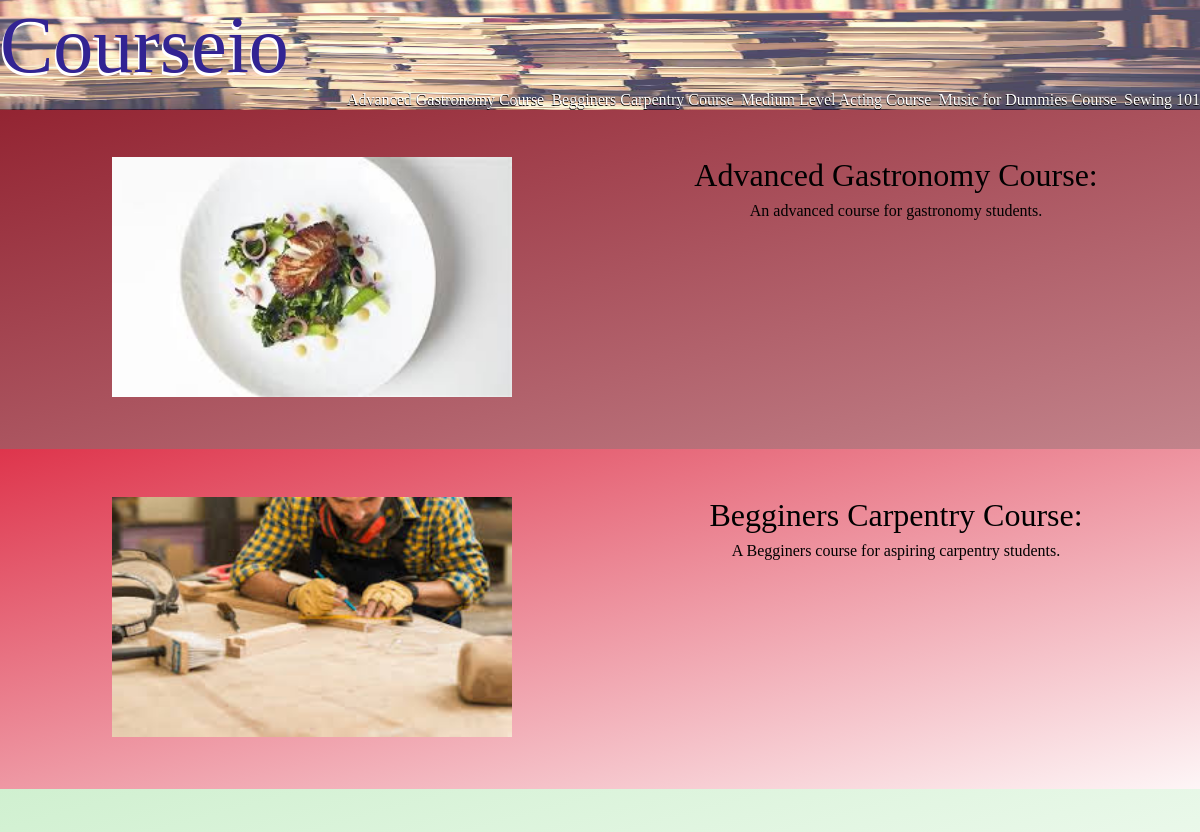
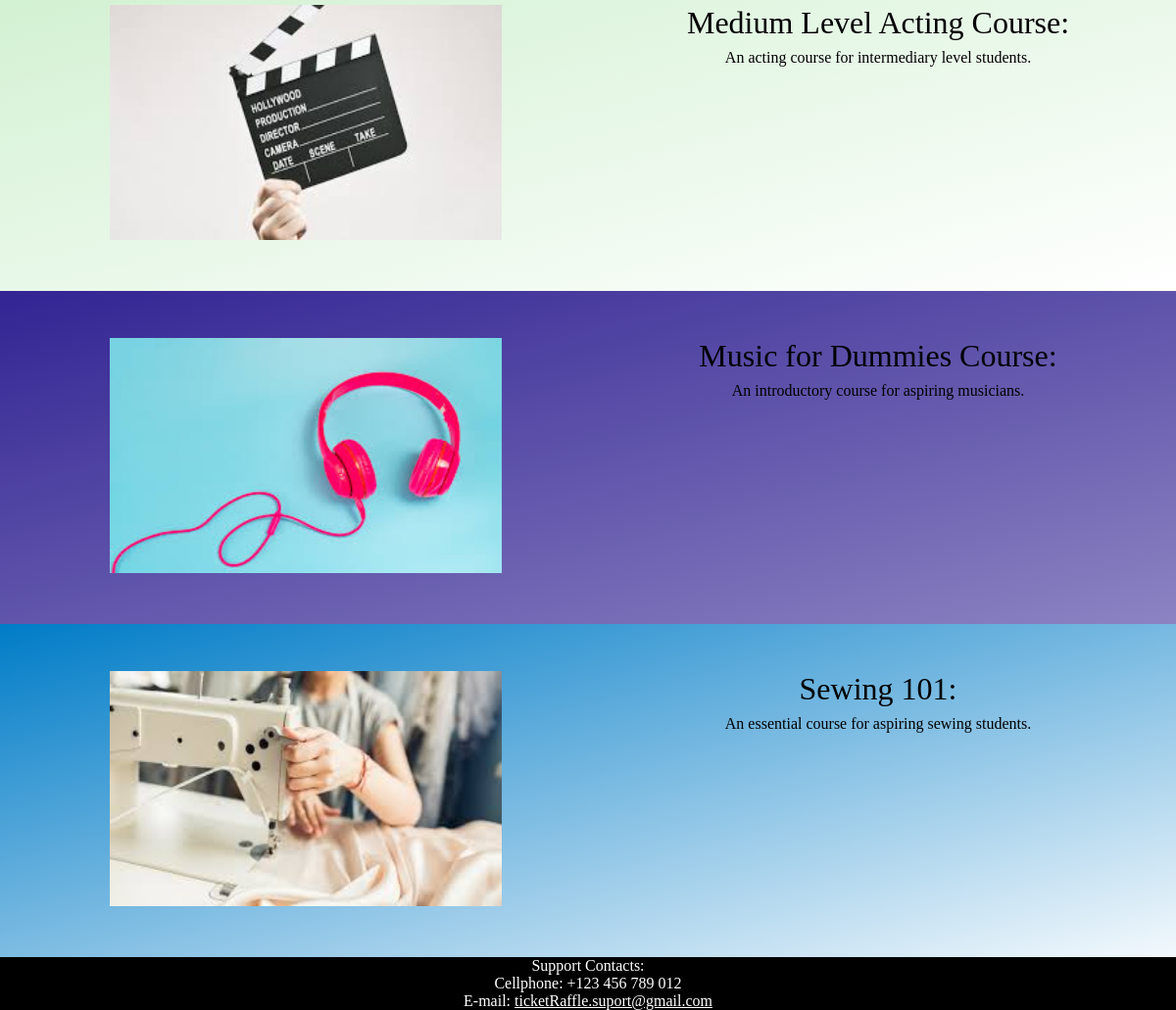
The app's page /cursoOnline/ with its own data (2 pictures, top to bottom).
### cursoOnline/models.py (models this page shows, shortened)
class Curso(models.Model):
    nome = models.CharField(max_length=200)
    descricao = models.CharField(max_length=2000)
    linkname = models.CharField(max_length=200, default="null")

### cursoOnline/views.py (the view)
def index(request):
    course_list = Curso.objects.all()[:5]
    template = loader.get_template('cursoOnline/index.html')
    context = {'course_list': course_list }
    return HttpResponse(template.render(context, request))

### cursoOnline/templates/cursoOnline/index.html (shortened to what this page needs)
<!DOCTYPE html>
<head>
    {% load static %}
    <link rel="stylesheet" href="{% static 'cursoOnline/index.css' %}">
</head>
<body>
    <header class = "headerClass">
        <div class = "headerClass headerWrapper">
            <div class= "headerClass imageWrapper">
                <img class="headerClass image" src="{% static 'cursoOnline/Books.jpg' %}">
            </div>
            <div class= "headerClass contentWrapper">
                <h1 class="headerClass headline">Courseio</h1>
                <nav>
                    <ul class="headerClass list">
                        <a href="{{ course_list.0.id }}/logInSignIn/" class="headerClass link"><li class = "headerClass listItem">{{ course_list.0.nome }}</li></a>
                        <a href="{{ course_list.1.id }}/logInSignIn/" class="headerClass link"><li class = "headerClass listItem">{{ course_list.1.nome }}</li></a>
                        <a href="{{ course_list.2.id }}/logInSignIn/" class="headerClass link"><li class = "headerClass listItem">{{ course_list.2.nome }}</li></a>
                        <a href="{{ course_list.3.id }}/logInSignIn/" class="headerClass link"><li class = "headerClass listItem">{{ course_list.3.nome }}</li></a>
                        <a href="{{ course_list.4.id }}/logInSignIn/" class="headerClass link"><li class = "headerClass listItem">{{ course_list.4.nome }}</li></a>
                    </ul>
                </nav>
            </div>
        </div>
    </header>
    <main>
        <section class="section1">
            <div class="section image">
                <a href="{{ course_list.0.id }}/logInSignIn/"><img src="{% static 'cursoOnline/Gastronomy.jpg' %}"></a>
            </div>
            <div class="section text">
                <h2>{{ course_list.0.nome }}:</h2>
                <p>{{ course_list.0.descricao }}.</p>
            </div>
        </section>
        <section class = "section2">
            <div class = "section image">
                <a href="{{ course_list.1.id }}/logInSignIn/"><img src="{% static 'cursoOnline/Carpentry.jpg' %}"></a>
            </div>
            <div class= "section image">
                <h2>{{ course_list.1.nome }}:</h2>
                <p>{{ course_list.1.descricao }}.</p>
            </div>
        </section>
        <section class="section3">
            <div class = "section image">
                <a href="{{ course_list.2.id }}/logInSignIn/"><img src="{% static 'cursoOnline/Acting.jpg' %}"></a>
            </div>
            <div class="section text">
                <h2>{{ course_list.2.nome }}:</h2>
                <p>{{ course_list.2.descricao }}.</p>
            </div>
        </section>
        <section class="section4">
            <div class="section image">
                <a href="{{ course_list.3.id }}/logInSignIn/"><img src="{% static 'cursoOnline/Music.jpg' %}"></a>
            </div>
            <div class="section text">
                <h2>{{ course_list.3.nome }}:</h2>
                <p>{{ course_list.3.descricao }}.</p>
            </div>
        </section>
        <section class="section5">
            <div class = "section image">
                <a href="{{ course_list.4.id }}/logInSignIn/"><img src="{% static 'cursoOnline/Sewing.jpg' %}"></a>
            </div>
            <div class="section text">
                <h2>{{ course_list.4.nome }}:</h2>
                <p>{{ course_list.4.descricao }}.<p>
            </div>
        </section>
    </main>
    <footer class="footer">
        <p class="footer p">
            Support Contacts:</br>
            Cellphone: +123 456 789 012</br>
            E-mail: <a class="footer a" href="ticketRaffle.suport@gmail.com">ticketRaffle.suport@gmail.com</a>
        </p>
    </footer>
</body>

### cursoOnline/static/cursoOnline/index.css (style rules this page uses)
* { margin: 0; padding: 0; border: 0; font-size: 62.5%; box-sizing: border-box; font:inherit; vertical-align:baseline; }
img { width: 25rem; height: 15rem; max-width: 100%; }
h2 { font-size: 2rem; font-family: var(--Font-Headings); margin-bottom: .5rem; }
p { font-size: 1rem; font-family: var(--Font-Paragraph) ; }
.headerClass { position: -webkit-sticky; position: sticky ; top:0; font-family: var(--Font-Headings); max-height: 9rem; }
@media (min-width: 60rem) { .headerClass.image { height: 6.9rem; } }
.headerClass.headline { max-height: 16rem; display: inline; text-align: left; font-size:5rem; color: var(--Deep-Blue); text-shadow: -.1rem .2rem var(--White); }
.headerClass.image { opacity: 0.75; position: absolute; left: 0; top: 0; width: 100%; min-height: 5rem; max-height: 9rem; }
.headerClass.list { list-style: none; text-align: right; }
.headerClass.link { text-decoration: none; color: var(--White); text-shadow: -.02rem .04rem var(--Jet-Black); font-family: var(--Font-Paragraph); }
.headerClass.listItem { display: inline; font-size: 1rem; margin-left: .2rem; }
.headerClass.headerWrapper { position: relative; }
.headerClass.contentWrapper { position: relative; }
section { text-align: center; padding: 3rem 1rem; margin-inline: auto; display: flex; flex-direction: column; }
@media (min-width: 40rem) { section { flex-direction: row; } }
@media (min-width: 40rem) { section > * { flex-basis: 100%; } }
@media (min-width: 40rem) { .section.image { padding-left: .5rem; } }
@media (min-width: 40rem) { .section.text { padding-left: .5rem; } }
.section1 { background: linear-gradient( 165deg, var(--Deep-Red), var(--Transparent-Deep-Red)); }
.section2 { background: linear-gradient(165deg, var(--Bright-Red), var(--Transparent-Bright-Red)); }
.section3 { background: linear-gradient(165deg,var(--Dirty-White), var(--Transparent-Dirty-White)); }
.section4 { background: linear-gradient(165deg,var(--Deep-Blue), var(--Transparent-Deep-Blue)); }
.section5 { background: linear-gradient( 165deg, var(--Bright-Blue), var(--Transparent-Brigh-Blue)); }
.footer { background-color: var(--Jet-Black) }
.footer.p { text-align: center; color: var(--White); }
.footer.a { color: var(--White); }

### records on screen
Curso: nome "Advanced Gastronomy Course", descricao "An advanced course for gastronomy students"
Curso: nome "Begginers Carpentry Course", descricao "A Begginers course for aspiring carpentry students"
Curso: nome "Medium Level Acting Course", descricao "An acting course for intermediary level students"
Curso: nome "Music for Dummies Course", descricao "An introductory course for aspiring musicians"
Curso: nome "Sewing 101", descricao "An essential course for aspiring sewing students"
